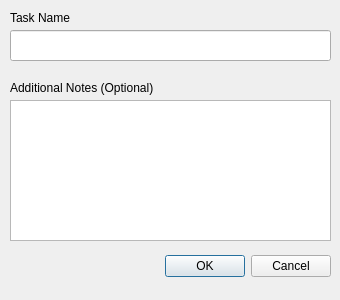
<?xml version="1.0" encoding="UTF-8"?>
<ui version="4.0">
 <class>edit_task_window</class>
 <widget class="QDialog" name="edit_task_window">
  <property name="geometry">
   <rect>
    <x>0</x>
    <y>0</y>
    <width>340</width>
    <height>300</height>
   </rect>
  </property>
  <property name="windowTitle">
   <string>Dialog</string>
  </property>
  <widget class="QDialogButtonBox" name="buttonBox">
   <property name="geometry">
    <rect>
     <x>-10</x>
     <y>250</y>
     <width>341</width>
     <height>32</height>
    </rect>
   </property>
   <property name="orientation">
    <enum>Qt::Orientation::Horizontal</enum>
   </property>
   <property name="standardButtons">
    <set>QDialogButtonBox::StandardButton::Cancel|QDialogButtonBox::StandardButton::Ok</set>
   </property>
  </widget>
  <widget class="QTextEdit" name="textEdit">
   <property name="geometry">
    <rect>
     <x>10</x>
     <y>100</y>
     <width>321</width>
     <height>141</height>
    </rect>
   </property>
  </widget>
  <widget class="QLabel" name="label">
   <property name="geometry">
    <rect>
     <x>10</x>
     <y>10</y>
     <width>61</width>
     <height>16</height>
    </rect>
   </property>
   <property name="text">
    <string>Task Name</string>
   </property>
  </widget>
  <widget class="QLabel" name="label_2">
   <property name="geometry">
    <rect>
     <x>10</x>
     <y>80</y>
     <width>181</width>
     <height>16</height>
    </rect>
   </property>
   <property name="text">
    <string>Additional Notes (Optional)</string>
   </property>
  </widget>
  <widget class="QLineEdit" name="lineEdit">
   <property name="geometry">
    <rect>
     <x>10</x>
     <y>30</y>
     <width>321</width>
     <height>31</height>
    </rect>
   </property>
  </widget>
 </widget>
 <resources/>
 <connections>
  <connection>
   <sender>buttonBox</sender>
   <signal>rejected()</signal>
   <receiver>edit_task_window</receiver>
   <slot>reject()</slot>
   <hints>
    <hint type="sourcelabel">
     <x>316</x>
     <y>260</y>
    </hint>
    <hint type="destinationlabel">
     <x>286</x>
     <y>274</y>
    </hint>
   </hints>
  </connection>
  <connection>
   <sender>buttonBox</sender>
   <signal>accepted()</signal>
   <receiver>edit_task_window</receiver>
   <slot>accept()</slot>
   <hints>
    <hint type="sourcelabel">
     <x>248</x>
     <y>254</y>
    </hint>
    <hint type="destinationlabel">
     <x>157</x>
     <y>274</y>
    </hint>
   </hints>
  </connection>
 </connections>
</ui>
